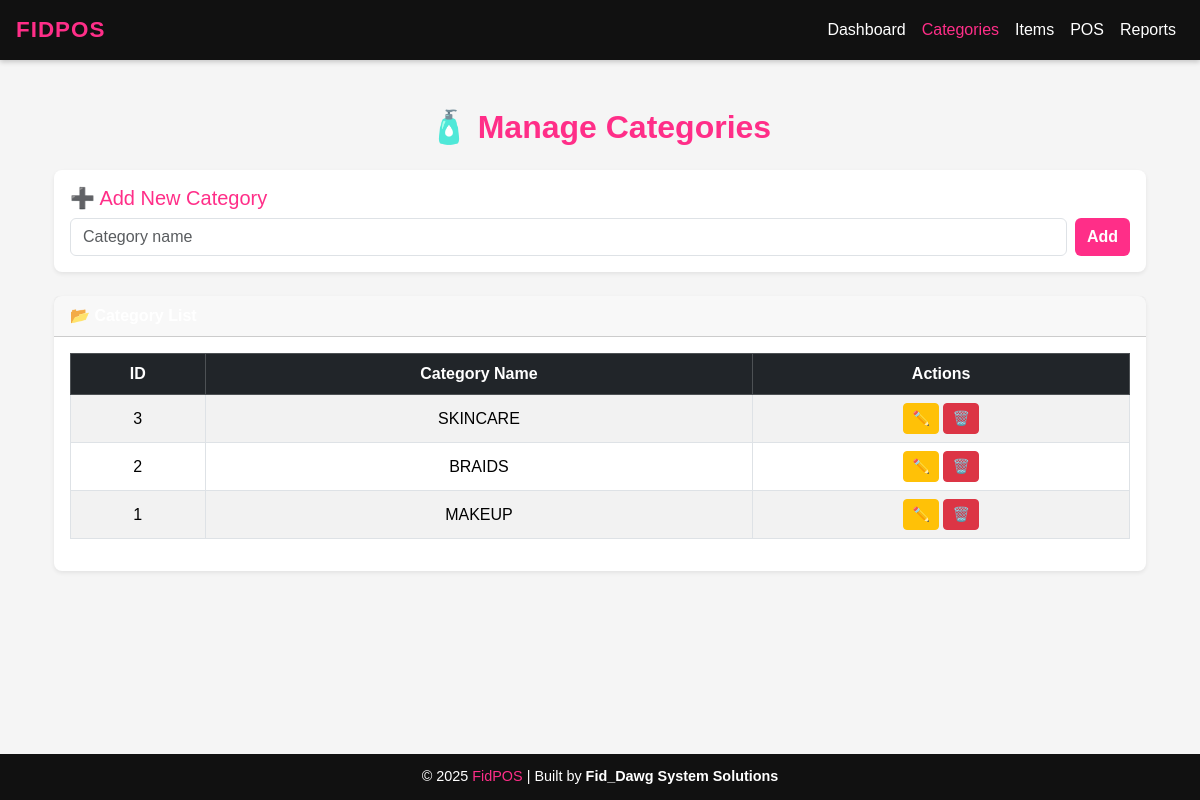
Page /categories/ on the committed database.
### models.py (models this page shows, shortened)
class Category(db.Model):
    __tablename__ = "categories"
    id = db.Column(db.Integer, primary_key=True)
    name = db.Column(db.String(100), unique=True, nullable=False)
    created_at = db.Column(db.DateTime, default=lambda: datetime.now(EAT))
    items = db.relationship("Item", backref="category", lazy=True)

### routes/main.py (the view)
@bp.route("/categories")
def categories_page():
    categories = Category.query.order_by(Category.name).all()
    return render_template("categories.html", categories=categories)

### routes/categories.py (called while the page is built)
@bp.route("/")
def categories_page():
    categories = Category.query.order_by(Category.id.desc()).all()
    return render_template("categories.html", categories=categories)

### templates/categories.html (shortened to what this page needs)
{% extends "base.html" %}
{% block content %}
<div class="container py-4">
  <h2 class="text-center mb-4 text-pink fw-bold">🧴 Manage Categories</h2>
  <div class="card shadow-sm p-3 mb-4 border-0 rounded-3">
    <h5 class="text-pink">➕ Add New Category</h5>
    <form id="addCategoryForm" class="d-flex gap-2">
      <input type="text" class="form-control" id="name" name="name" placeholder="Category name" required>
      <button type="submit" class="btn btn-pink fw-bold">Add</button>
    </form>
  </div>
  <div class="card shadow-sm border-0 rounded-3">
    <div class="card-header bg-pink text-white fw-bold">📂 Category List</div>
    <div class="card-body">
      <table class="table table-bordered table-striped text-center align-middle" id="categoriesTable">
        <thead class="table-dark">
          <tr>
            <th>ID</th>
            <th>Category Name</th>
            <th>Actions</th>
          </tr>
        </thead>
        <tbody id="categoriesBody">
          {% for cat in categories %}
          <tr>
            <td>{{ cat.id }}</td>
            <td>{{ cat.name }}</td>
            <td>
              <button class="btn btn-sm btn-warning edit-btn" data-id="{{ cat.id }}">✏️</button>
              <button class="btn btn-sm btn-danger delete-btn" data-id="{{ cat.id }}">🗑️</button>
            </td>
          </tr>
          {% endfor %}
        </tbody>
      </table>
    </div>
  </div>
</div>
{% endblock %}

### templates/base.html (style rules this page uses)
:root { --pink: #ff2e88; --black: #111; --white: #fff; --gray: #f5f5f5; }
body { background-color: var(--gray); font-family: "Poppins", sans-serif; color: var(--black); min-height: 100vh; display: flex; flex-direction: column; }
.text-pink { color: var(--pink); }
.btn-pink { background-color: var(--pink); color: var(--white); border: none; }

### rows in the picture
Category: id "3", name "SKINCARE"
Category: id "2", name "BRAIDS"
Category: id "1", name "MAKEUP"
